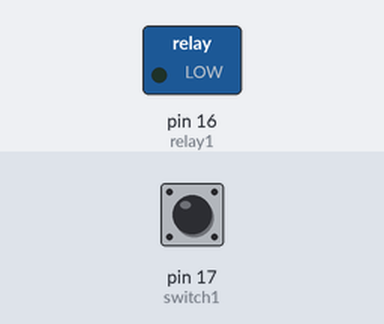
The sketch below on a simulated Arduino Uno, built with avr-gcc and run on an emulated ATmega328P. On the bench: switched loads named in the sketch (green lamp = pin HIGH). Dashed ring = blinking. Inputs (shaded band) come from the test bench; at power-on: pin 17 (switch1) HIGH.

Above: at 1.2 s.
1.3 s: pin 17 (switch1) pulled LOW for 1 s
At 1.75 s:
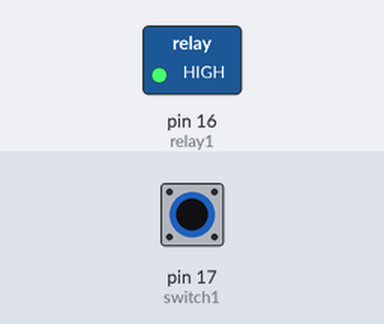
4.0 s: pin 17 (switch1) pulled LOW for 0.15 s
At 5.5 s:
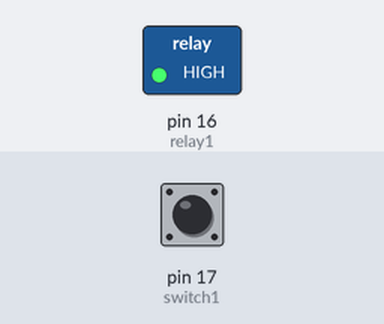
5.8 s: pin 17 (switch1) pulled LOW for 3.2 s
At 10.4 s:
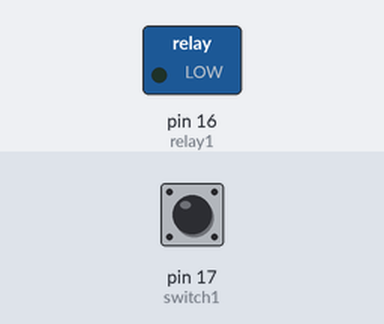
Timing chart, 0 to 11.9 s (numbered marks = the images above; inputs shaded):
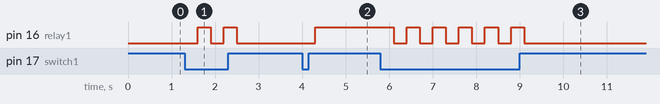

Measured:
- after the input at 1.3 s, pin 16 (relay1): alternates HIGH for 0.30 s and LOW for 0.30 s, 4 changes in all, then stays LOW, starting after 0.30 s
- after the input at 4.0 s, pin 16 (relay1): LOW → HIGH after 0.30 s
- after the input at 5.8 s, pin 16 (relay1): alternates HIGH for 0.30 s and LOW for 0.30 s, 11 changes in all, then stays LOW, starting after 0.30 s

The sketch:

4_1.ino
```cpp
#define relay1 16
#define switch1 17
bool status = false;
void setup() {
  pinMode(relay1, OUTPUT);
  pinMode(switch1, INPUT);
}
void loop() {
  if(digitalRead(switch1) == LOW){
    status = !status;
    delay(300);
  }
  if(status){
    digitalWrite(relay1, HIGH);
  }else{
    digitalWrite(relay1, LOW);
  }
}
```
